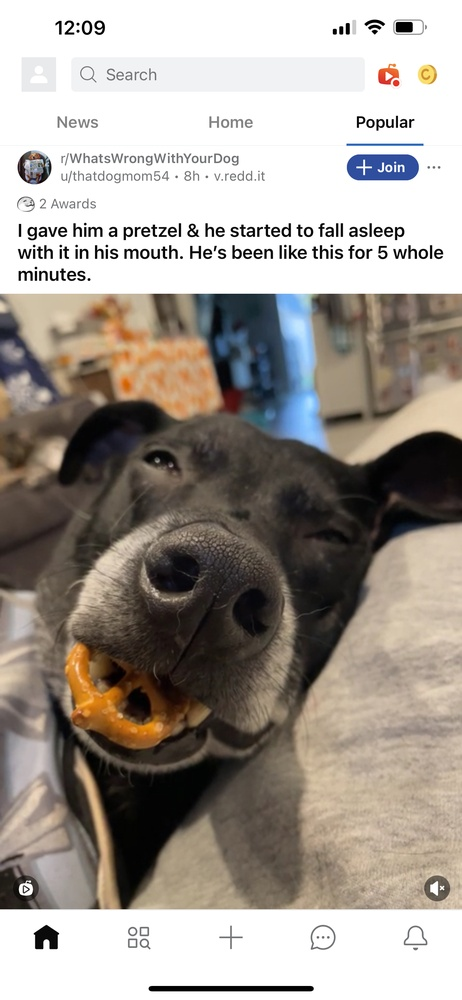
#> input picture implementation/screens/IMG_8B6F6BBC59FF-1.jpeg, 462 x 1000 px, shrunk from 1284 x 2778 before the run, found by its file name
$ jupyter execute rectangle-contours.ipynb
#> lines starting #> are read from the running program, lines starting #| are printed output that depends on the picture; after the words box and inside, x2 and y2 are one past the last pixel; in counts of white or black regions, pixels touching at a corner belong together
[cell 1]
import cv2
import numpy as np

[cell 2]
img = cv2.imread('../screens/IMG_8B6F6BBC59FF-1.jpeg')
#> img is the input picture: shape (1000, 462, 3); mean B, G, R 148.1, 155.5, 162.8
gray = cv2.cvtColor(img,cv2.COLOR_BGR2GRAY)
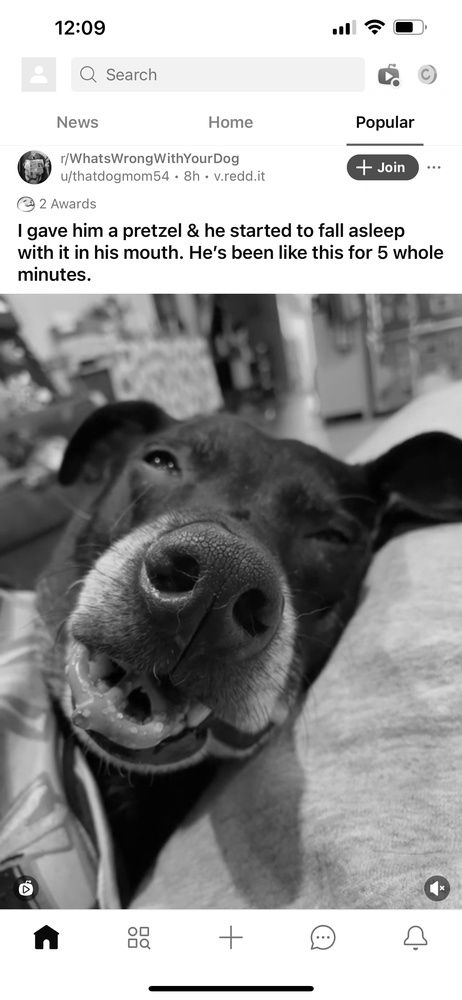
#> gray: shape (1000, 462); min 0, max 255, mean 156.9
invGamma = 1.0 / 0.3
table = np.array([((i / 255.0) ** invGamma) * 255
for i in np.arange(0, 256)]).astype("uint8")

gray = cv2.LUT(gray, table)
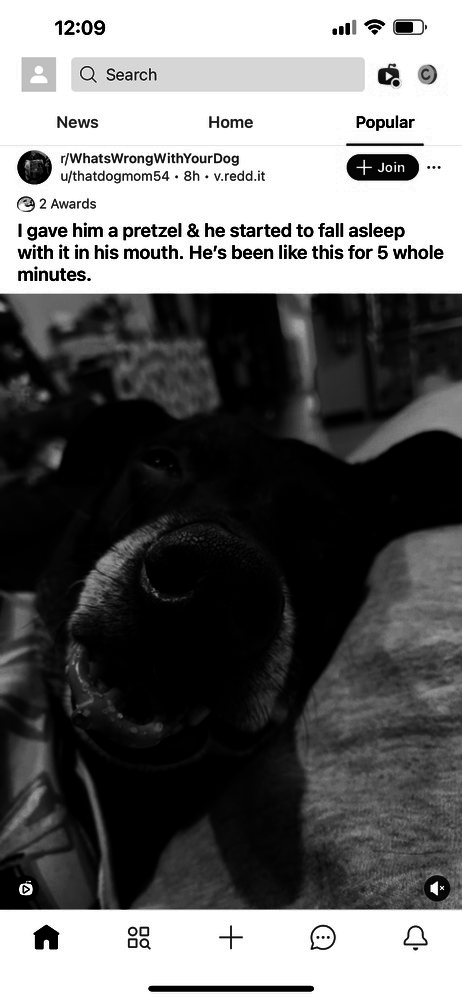
#> gray: shape (1000, 462); min 0, max 255, mean 107.7

ret,thresh1 = cv2.threshold(gray,80,255,cv2.THRESH_BINARY)
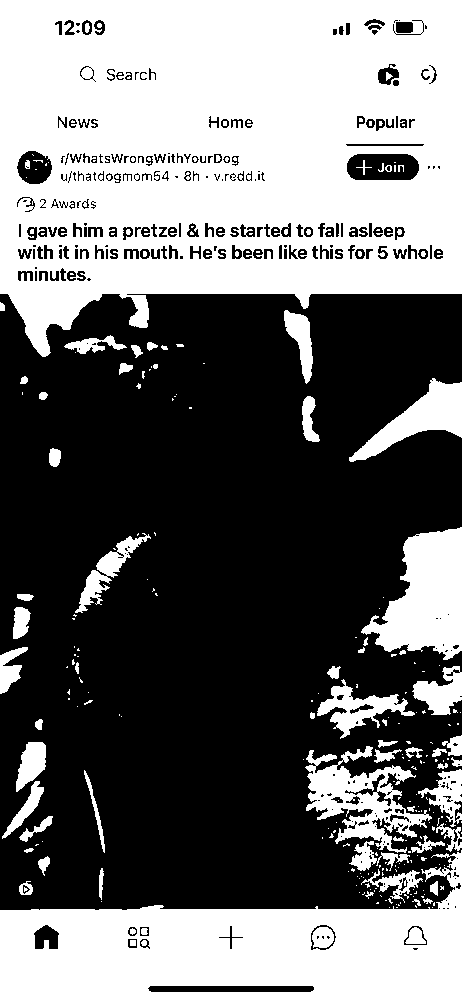
#> thresh1: shape (1000, 462); 43.8% white; 278 white regions (196 under 20 px), largest, box (x1, y1, x2, y2) and area: (0, 0, 462, 357) 127439, (0, 850, 462, 1000) 40395, (361, 527, 462, 660) 8051
thresh1 = cv2.erode(thresh1, None, iterations=2)
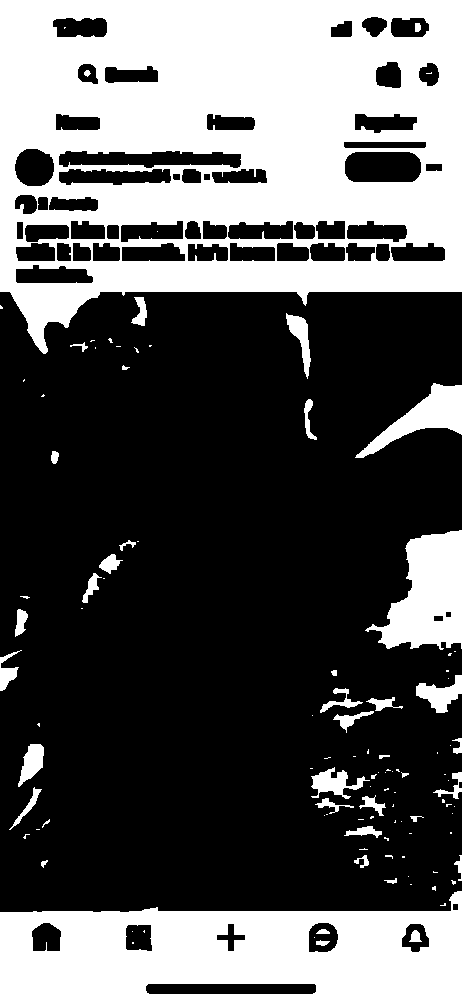
#> thresh1: shape (1000, 462); 35.3% white; 109 white regions (68 under 20 px), largest, box (x1, y1, x2, y2) and area: (0, 0, 462, 354) 109003, (0, 891, 462, 1000) 36742, (365, 530, 462, 650) 6933
thresh1 = cv2.dilate(thresh1, None, iterations=2)
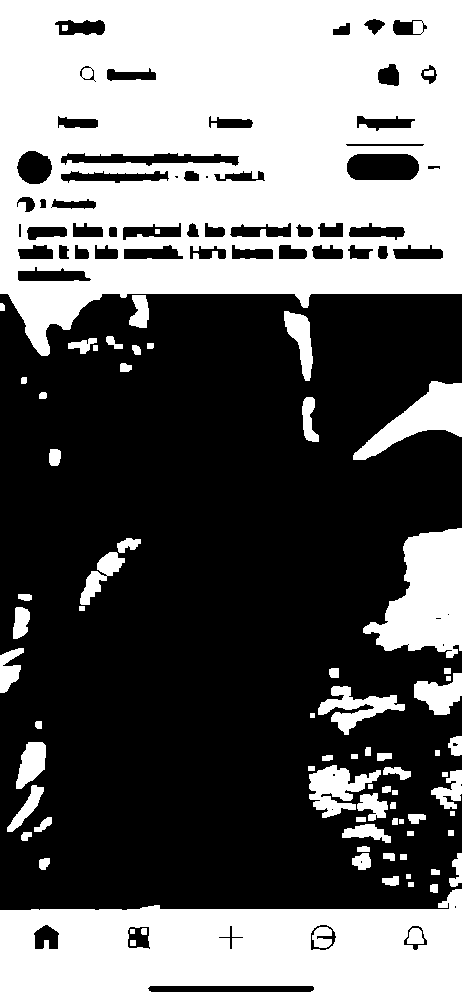
#> thresh1: shape (1000, 462); 41% white; 77 white regions

contours, hierarchy = cv2.findContours(thresh1, cv2.RETR_TREE, cv2.CHAIN_APPROX_SIMPLE)
#> contours = 150 contours, 27 with area under 20; largest, box (x1, y1, x2, y2) and area: (0, 0, 462, 356) 137862, (0, 889, 462, 1000) 41793, (363, 528, 462, 658) 7678, (353, 381, 462, 460) 3280, (346, 153, 420, 181) 1817

output = cv2.drawContours(img, contours, -1, (0, 0, 255), 3)
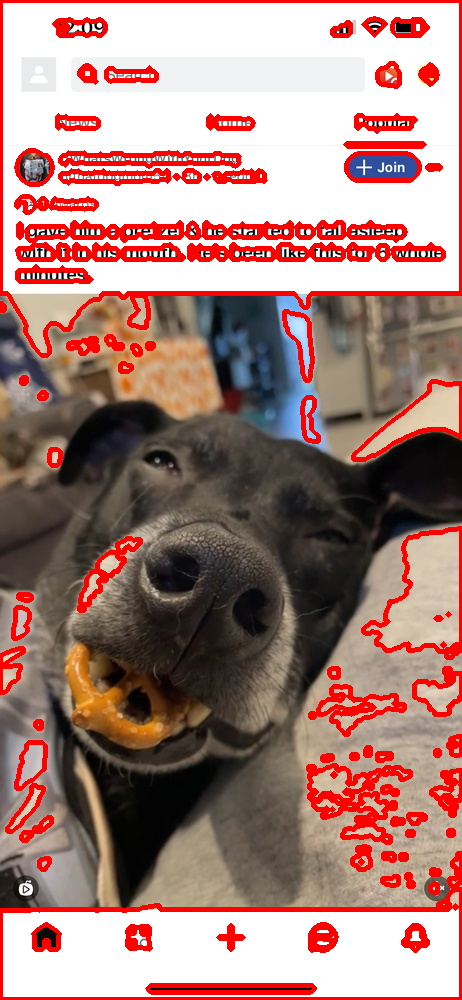
#> output: shape (1000, 462, 3); mean B, G, R 124, 130.5, 169.2

cv2.imwrite('../output/result_contours.png',output)
#> Out = True

[cell 3]
#loop contours and bound to a rectangle
for contour in contours:
    (x,y,w,h) = cv2.boundingRect(contour)
    cv2.rectangle(img, (x,y), (x+w,y+h), (0,255,0), 2)
#> this loop made 150 passes
#> (x, y, w, h) on passes 1, 2, 3, 6, 7, 8, 9, 10, 11, 12, 13, 14: (0, 889, 462, 111), (147, 985, 168, 8), (127, 926, 24, 24), (141, 928, 6, 7), (403, 925, 25, 26), (407, 928, 17, 16), (218, 925, 26, 25), (310, 924, 27, 27), (312, 927, 20, 21), (33, 924, 27, 26), (454, 905, 3, 4), (430, 884, 8, 9)
#> (contour, x, y, w, h) on passes 4, 5, 15, 17, 20, 27: ([[130, 940], [130, 945], [135, 945], [135, 940]], 130, 940, 6, 6), ([[130, 929], [130, 933], [134, 933], [134, 929]], 130, 929, 5, 5), ([[408, 882], [408, 886], [413, 886], [413, 882]], 408, 882, 6, 5), ([[406, 874], [406, 878], [410, 878], [410, 874]], 406, 874, 5, 5), ([[400, 854], [400, 859], [406, 859], [406, 854]], 400, 854, 7, 6), ([[407, 831], [407, 835], [413, 835], [413, 831]], 407, 831, 7, 5)
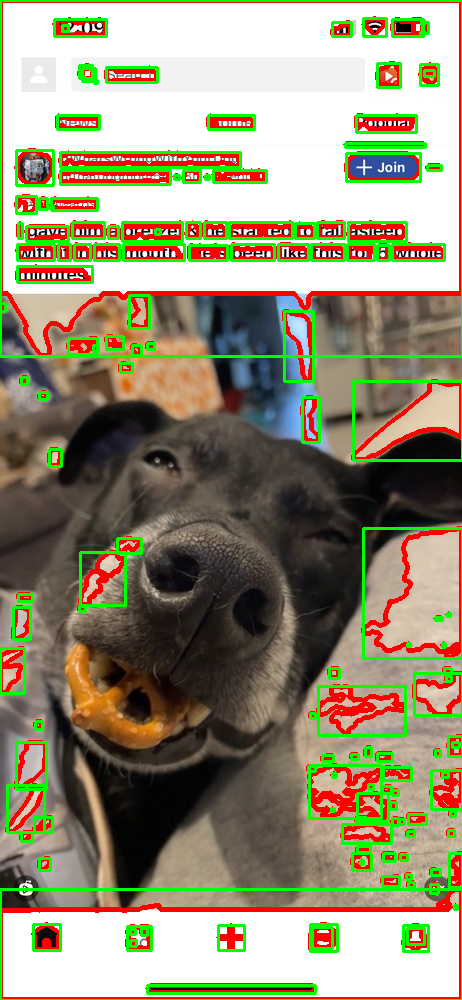
#> img: shape (1000, 462, 3); 8.3% of pixels changed, all inside (x1, y1, x2, y2) = (0, 0, 462, 1000)

cv2.imwrite('../output/result_contours_rect.png',img)
#> Out = True

[cell 4]
def biggestRectangle(contours):
    biggest = None
    max_area = 0
    indexReturn = -1
    for index in range(len(contours)):
            i = contours[index]
            area = cv2.contourArea(i)
            if area > 100:
                approx = cv2.approxPolyDP(i,0.1*cv2.arcLength(i,True),True)
                if area > max_area and len(approx)==4:
                        biggest = approx
                        max_area = area
                        indexReturn = index
#> this loop made 150 passes
#> (area, biggest, max_area) on passes 3, 10, 89: (457.5, [[130, 926], [149, 927], [149, 949], [127, 946]], 457.5), (548, [[330, 926], [333, 945], [311, 950], [313, 928]], 548), (137862.5, [[0, 0], [41, 355], [461, 293], [461, 0]], 137862.5)
#> (area, approx) on passes 1, 2, 7, 8, 9, 12: (41793, [[461, 889], [0, 999]]), (1150.5, [[147, 988], [314, 987]]), (381.5, [[412, 925], [427, 940], [416, 950], [403, 944]]), (190, [[412, 928], [407, 943], [423, 943]]), (112, [[230, 925], [243, 937], [231, 949], [218, 937]]), (479.5, [[33, 933], [47, 924], [58, 948], [35, 949]])
#> after the loop, indexReturn = 88; max_area = 137862.5
    return indexReturn

indexReturn = biggestRectangle(contours)
#> indexReturn = 88
hull = cv2.convexHull(contours[indexReturn])
#> hull = [[461, 0], [461, 293], [47, 355], [41, 355], [37, 351], [33, 346], [0, 293], [0, 0]]
cv2.imwrite('./result_biggest_rectangle.png',cv2.drawContours(img, [hull], 0, (255,0,0),3))
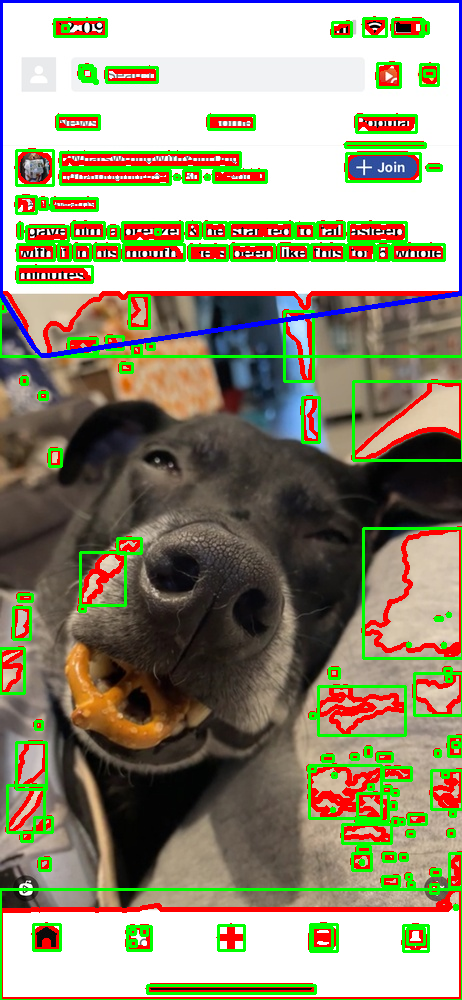
#> saved as result_biggest_rectangle.png: shape (1000, 462, 3); mean B, G, R 120.3, 143.5, 148.8
#> Out = True
